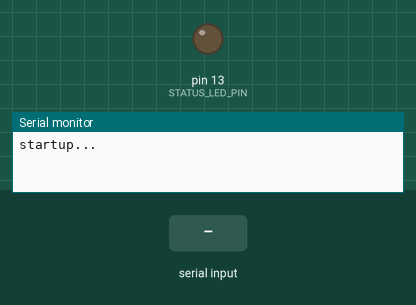
Simulated run of this sketch. Board: Arduino Uno, built with avr-gcc and run on an emulated ATmega328P. Parts: output pins drawn as LEDs (lit = HIGH), the last lines printed to the serial monitor. The test bench sets the inputs (shaded band). The modem accepts every AT command (registered, SIM ready, sends succeed) and sends nothing else.

Above: at 0.8 s.
0.9 s: "OK\n" received over the second serial link
3.9 s: "ERROR\n" received over the second serial link
5.4 s: "+IPD\n" received over the second serial link
At 45.4 s:
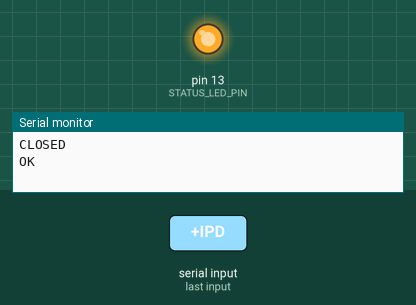
Timing chart, 0 to 46.2 s (numbered marks = the images above; inputs shaded):
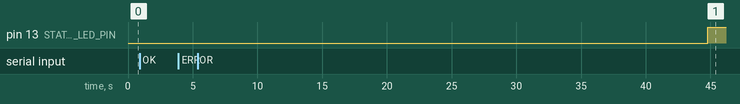

The sketch:

sketch_mar25a.ino
```cpp
/************************************************************
 * HTTP Header - insert device ID and Shared Access Signature here
 ***********************************************************/

#define HTTP_HEADER_1 "POST /devices/test-dev-id/messages/events?api-version=2020-03-13 HTTP/1.1\r\n"
#define HTTP_HEADER_2 "Host: test-bosch-sfp-kos.azure-devices.net\r\n"
#define HTTP_HEADER_3 "Content-Type: application/json\r\n"
#define HTTP_HEADER_4 "Authorization: SharedAccessSignature sr=test-bosch-sfp-kos.azure-devices.net%2Fdevices%2Ftest-dev-id&sig=bc7aFCapDtR8ZSQxKjlH3vtXR23Eat3WK%2BLXoIRBuL0%3D&se=1633634949\r\n"

const char http_header[] = HTTP_HEADER_1 HTTP_HEADER_2 HTTP_HEADER_3 HTTP_HEADER_4;
#define HTTP_HEADER_LEN (strlen(http_header))

/************************************************************
 * Command to start TCP+SSL - contains the host name
 ***********************************************************/

#define CIPSTART "AT+CIPSTART=\"SSL\",\"test-bosch-sfp-kos.azure-devices.net\",443\r\n"


/************************************************************
 * Setup of the SoftwareSerial interface
 ***********************************************************/
#define SOFTSERIAL_RX_PIN 2
#define SOFTSERIAL_TX_PIN 3
#include "SoftwareSerial.h"
SoftwareSerial softSerial(SOFTSERIAL_RX_PIN, SOFTSERIAL_TX_PIN);


/************************************************************
 * Buffer for received HTTP data
 ***********************************************************/
#define REC_BUFLEN 128
// make the buffer 1 char larger, initialize with 0,
// so that strstr() comparison never fails
char rec_buf[REC_BUFLEN+1] = {0};
// index of the next char to be written into the buffer
int rec_buf_idx = 0;

/*
 * Buffer layout
 *
 *  |<---------------REC_BUFLEN-------------------->|
 *
 * |t h e _ r e c e i v e d _ d a t a 0 0 0 0 0 ... 0 0 |
 *  ^                                 ^               ^
 *  |                                 |               |
 *  rec_buf               rec_buf+rec_buf_idx      extra "0" never overwritten
 *
 */


/************************************************************
 * Upload interval
 ***********************************************************/

// how often to send data to the cloud?
#define TRANSMIT_INTERVAL_MILLIS 10000


/************************************************************
 * Status LED
 ***********************************************************/

// when we did not get a "good" status for this time, we blink "error"
#define STATUS_WAIT_MILLIS (TRANSMIT_INTERVAL_MILLIS*(long)4)
#define STATUS_LED_PIN 13

// last timestamp we detected an HTTP 2xx status code
// (used to blink "OK" or "error")
long last_http_ok_time = 0;


/*
 *  called whenever a \n or a \r has been received, or when the buffer needs to be flushed
 *  when this is called, the buffer does not contain the respective \n or \r
 *  returns true when we can stop waiting for more received data
 *
 *  parameter untilOK --> set done = true if the line starts with "OK"
 *  parameter untilErr --> set done = true if the line starts with "ERROR"
*/
bool process_rec_buf(bool untilOKErr) {
  bool done = false;
  if(rec_buf_idx == 0) {
    // skip all checks on empty buf
  } else if(untilOKErr && strncmp(rec_buf, "OK", 2) == 0) {
    // rec_buf starts with "OK"
    done = true;
  } else if(untilOKErr && strncmp(rec_buf, "ERROR", 5) == 0) {
    // rec_buf starts with "ERROR"
    done = true;
  } else if (strncmp(rec_buf, "+IPD", 4) == 0) {
    // extension required to detect return code from HTTP

    // this is the first line of the HTTP response, where the ESP8266 sends +IPD...
    // find the HTTP return code
    // the expected line looks like
    //  "HTTP/1.1 204 No Content"
    // which means "OK" (a number in the 200 range), and that the server does not send any data back
    char* ptr = strstr(rec_buf, "HTTP/1.1");
    // now, ptr points to the start of the "HTTP/1.1" part inside the buffer
    // skip 9 characters, then the number should follow
    int statuscode = atoi(ptr+9);
    if(statuscode >= 200 && statuscode <300) {
      // this is the "OK" range
      last_http_ok_time = millis();
    }
  }
  rec_buf_idx=0;
  return done;
}

/*
 * Receive data until timeout or "OK" / "ERROR" is received.
 * Each data byte is also copied to the serial console (to the PC).
 *
 * Detecting OK and ERROR requires the buffer to be used.
 * Just waiting for the timeout is easier to implement.
 */
void receive_serial_param(long duration, bool untilOKErr) {
  long end = millis() + duration;
  char val;
  bool done = false;
  do {
    while (softSerial.available()) {
      val = softSerial.read();
      // debug-copy to serial
      Serial.write(val);
      // check the received data
      if(val == '\r' || val == '\n') {
        // process buffer when the line ends
        done = process_rec_buf(untilOKErr);
      } else if(rec_buf_idx < REC_BUFLEN - 1) {
        // append to buffer (if space left)
        rec_buf[rec_buf_idx++] = val;
      }
    }
  } while(millis() < end && done == false);

  // now flush the buffer
  process_rec_buf(false);
}

/* receive data, until timeout or either "OK" or "ERROR" is received */
void receive_serial(long duration) {
  receive_serial_param(duration, true);
}

/* receive data until timeout. Ignore "OK" or "ERROR" */
void receive_serial_uncond(long duration) {
  receive_serial_param(duration, false);
}

/* transmit the given string and process received data for 1ms */
void transmit_serial(const char * data) {
  softSerial.print(data);
  receive_serial(1);
}


/*
 * transmit the HTTP header. The header is static text stored in flash (not RAM).
 * Therefore, a special method gpm_read_byte() has to be used to access the array.
  */
void transmit_header() {
  size_t idx = 0;
  size_t todo = HTTP_HEADER_LEN;
  while(todo > 0) {
    softSerial.write(http_header[idx]);
    idx += 1;
    todo -= 1;
  }
}


/*
 * Send the given data string via HTTPS. Initially, the total length is calculated,
 * because the ESP8266 requires this information when starting to transmit. Then,
 * the header and the given data string are transmitted. Finally, the connection
 * is closed.
 */
void ssl_transmit(char * data) {
  // length of the data string
  int contentLength = strlen(data);
  // length of the whole transmission, including HTTP header
  int totalLength = contentLength + HTTP_HEADER_LEN + 18 /* "Content-Length: " + "\r\n" */;
  // account for integer in header with varialbe number of digits
  if(contentLength < 10)
    totalLength+=1;
  else if(contentLength < 100)
    totalLength+=2;
  else if(contentLength < 1000)
    totalLength+=3;
  else
    return; // not supported
  // 2x \r\n - newline before data and one after data
  totalLength+=4;

  // stop existing TCP connection (just try it - in case there is one...)
  transmit_serial("AT+CIPCLOSE\r\n");
  receive_serial(2000);

  // start TCP / SSL connection
  transmit_serial(CIPSTART);
  receive_serial(5000); // wait 5s to establish connection

  // start transmitting data
  char buffer[32];
  memset(buffer,0,sizeof(buffer));
  snprintf(buffer,31,"AT+CIPSEND=%d\r\n", totalLength);
  transmit_serial(buffer);
  receive_serial(2000);

  // send the header (static part)
  transmit_header();

  // send the last line of the header (Content-Length: ...)
  memset(buffer,0,sizeof(buffer));
  snprintf(buffer, 31, "Content-Length: %d\r\n", contentLength);
  transmit_serial(buffer);

  // send the empty line between header and content
  transmit_serial("\r\n");

  // send the content
  transmit_serial(data);
  transmit_serial("\r\n");
  receive_serial(2000); // wait for this time before closing the connection
  // note that this does not understand any HTTP response, so waits unconditionally

  // close the connection (in case of errors, it is closed by the server; in case all is OK, it is not)
  transmit_serial("AT+CIPCLOSE\r\n");
  receive_serial(100);
}


void setup() {
  // put your setup code here, to run once:
  Serial.begin(9600);
  Serial.println("startup...");

  // set up LED pin
  pinMode(STATUS_LED_PIN, OUTPUT);

  // configure the soft-serial
  softSerial.begin(9600);

  receive_serial(2000);
  transmit_serial("AT\r\n"); // should return "OK"
  receive_serial(2000);
  transmit_serial("AT+RST\r\n"); // restart the module
  receive_serial_uncond(10000); // wait unconditionally, otherwise it just get's errors for the following commands
  transmit_serial("AT+GMR\r\n"); // returns version information
  receive_serial(10000);
  transmit_serial("AT+CWMODE?\r\n"); // ensure that mode is "station"
  receive_serial(100);
  softSerial.print("AT+CWJAP_DEF=\"Thomass iPhone\",\"passwort\"\r\n");
  receive_serial(10000);
  transmit_serial("AT+CIPSSLSIZE=4096\r\n"); // set SSL buffer to 4kiB (otherwise we will get errors later)
  receive_serial(100);
}


long last_transmit_time = 0;
/*
 * transmit data in case the respective interval has passed. Otherwise, do nothing.
 */
void transmit_sensor_data() {
  long now = millis();

  if(now - last_transmit_time < TRANSMIT_INTERVAL_MILLIS)
    return; // skip the transmit and wait another round

  // as we transmit now, update the timestamp
  last_transmit_time = now;

  // some dummy sensor value as double
  double value = (1.0/100.0)*(now % 8234);
  long value_int = (long) value;
  long value_frac = (long)((value - value_int)*1000);

  // convert value to string
  // dtostrf(floatvar, StringLengthIncDecimalPoint, numVarsAfterDecimal, charbuf);
  char floatString[10];
  dtostrf(value,4,1,floatString);

  // prepare the data to be transmitted as JSON
  char buffer[64];
  // memset(buffer,0,sizeof(buffer));
  //snprintf(buffer,sizeof(buffer)-1,"{\"value\":%ld.%ld}", value_int, value_frac);
  sprintf(buffer,"{\"value\":% 8ld}", value_int);


  Serial.print("will send the following JSON object: ");
  Serial.println(buffer);

  // now send it to the Cloud
  ssl_transmit(buffer);

}

/*
 * blink the LED, depending on the current state (optional extension)
 */
void update_status_led() {
  long now = millis();
  bool state_ok = (now - last_http_ok_time < STATUS_WAIT_MILLIS);
  if(state_ok) {
    digitalWrite(STATUS_LED_PIN, now % 2000 < 1000 ? LOW : HIGH);
    //Serial.println("status: OK");
  } else {
    // blink with 500ms period
    digitalWrite(STATUS_LED_PIN, now % 500 < 250 ? LOW : HIGH);
    //Serial.println("status: err");
  }
}


void loop() {
  transmit_sensor_data();
  update_status_led();
}
```
